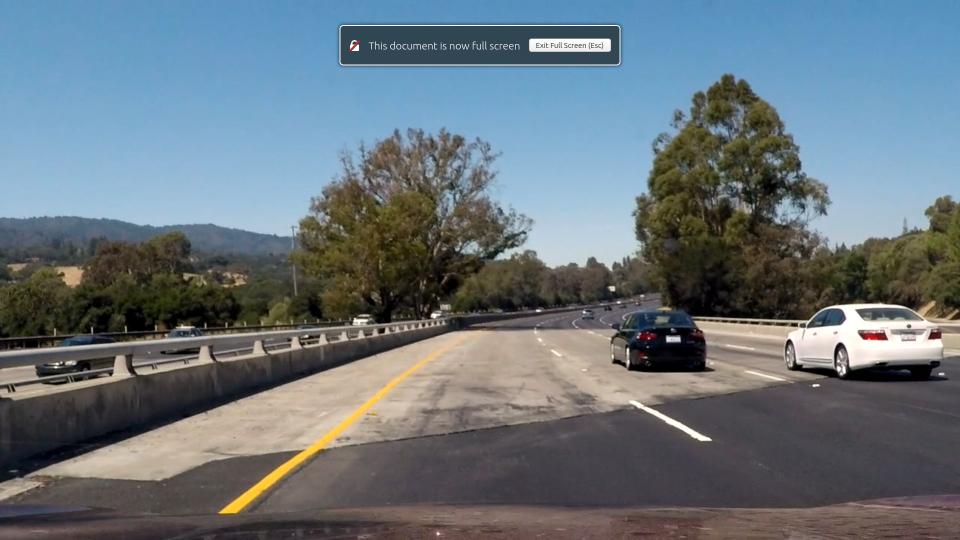
#> input picture test_images/challenge.png, 1920 x 1080 px (shown at 1/2 size); its folder holds only this picture in this run
$ python findline.py
#> lines starting #> are read from the running program, lines starting #| are printed output that depends on the picture; after the words box and inside, x2 and y2 are one past the last pixel; in counts of white or black regions, pixels touching at a corner belong together
import os
import matplotlib.pyplot as plt
import numpy as np
import cv2

class line_finder:
    def __init__(self):
        self.fit_left_avg_old = np.array([])
        self.fit_right_avg_old = np.array([])

    def fit_coordinate(self, image, fit_parameters):
        slope, intercept = fit_parameters
        y1 = image.shape[0]
        y2 = int(y1*0.6)
        x1 = int((y1-intercept)//slope)
        x2 = int((y2-intercept)//slope)
        return np.array([x1, y1, x2, y2])

    def average_slope_intercept(self, image, lines):
        fit_right = []
        fit_left = []
        fit_left_avg = np.array([])
        fit_right_avg = np.array([])

        # use np.polyfit to find slope and intercept
        for line in lines:
            for x1, y1, x2, y2 in line:
                slope, intercept = np.polyfit((x1, x2), (y1, y2), 1)
                # slope filter
                slope_threthold = 0.4
                if slope > slope_threthold:
                    fit_right.append((slope, intercept))
                elif slope < -slope_threthold:
                    fit_left.append((slope, intercept))
        if fit_left:
            fit_left_avg = np.average(fit_left, axis=0)
        if fit_right:
            fit_right_avg = np.average(fit_right, axis=0)
        # smooth  the move with fit_xx_avg_old
        """ if there's new and old, return avg(new,old) line
            if there's only new, return new line
            if there's only old, return old line
            if there's nothing, return default line
        """
        if (fit_left_avg.size == 0) and self.fit_left_avg_old.size != 0:
            fit_left_avg = self.fit_left_avg_old.copy()
            left_line = self.fit_coordinate(image, fit_left_avg)
        elif fit_left_avg.size != 0:
            if self.fit_left_avg_old.size != 0:
                fit_left_avg = np.average(
                    (fit_left_avg, self.fit_left_avg_old), axis=0, weights=[2, 8])
            self.fit_left_avg_old = fit_left_avg.copy()
            left_line = self.fit_coordinate(image, fit_left_avg)
        else:
            left_line = self.fit_coordinate(image, np.array([-1.0, 700]))

        if fit_right_avg.size == 0 and self.fit_right_avg_old.size != 0:
            fit_right_avg = self.fit_right_avg_old.copy()
            right_line = self.fit_coordinate(image, fit_right_avg)
        elif fit_right_avg.size != 0:
            if self.fit_right_avg_old.size != 0:
                fit_right_avg = np.average(
                    (fit_right_avg, self.fit_right_avg_old), axis=0, weights=[2, 8])
            self.fit_right_avg_old = fit_right_avg.copy()
            right_line = self.fit_coordinate(image, fit_right_avg)
        else:
            right_line = self.fit_coordinate(image, np.array([1.0, 0]))

        return np.array([left_line, right_line])

    def draw_lines(self, lines, image, color, weight):
        for line in lines:
            x1, y1, x2, y2 = line
            cv2.line(image, (x1, y1), (x2, y2), color, weight)
        return image

    def traffic_line(self, image_input):
        # Read in and grayscale the image
        image = image_input
        gray = cv2.cvtColor(image, cv2.COLOR_RGB2GRAY)
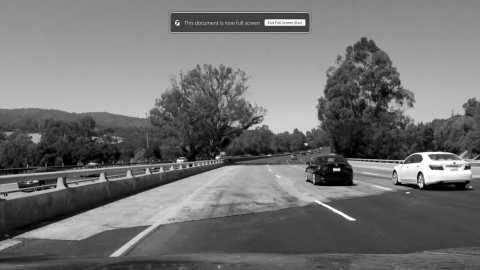
#> gray: shape (1080, 1920) (shown at 1/4 size); min 0, max 255, mean 113.5
        # Define a kernel size and apply Gaussian smoothing
        kernel_size = 3
        blur_gray = cv2.GaussianBlur(gray, (kernel_size, kernel_size), 0)

        # Define our parameters for Canny and apply
        low_threshold = 50  # 50
        high_threshold = 180  # 180
        edges = cv2.Canny(blur_gray, low_threshold,
                          high_threshold, L2gradient=True)
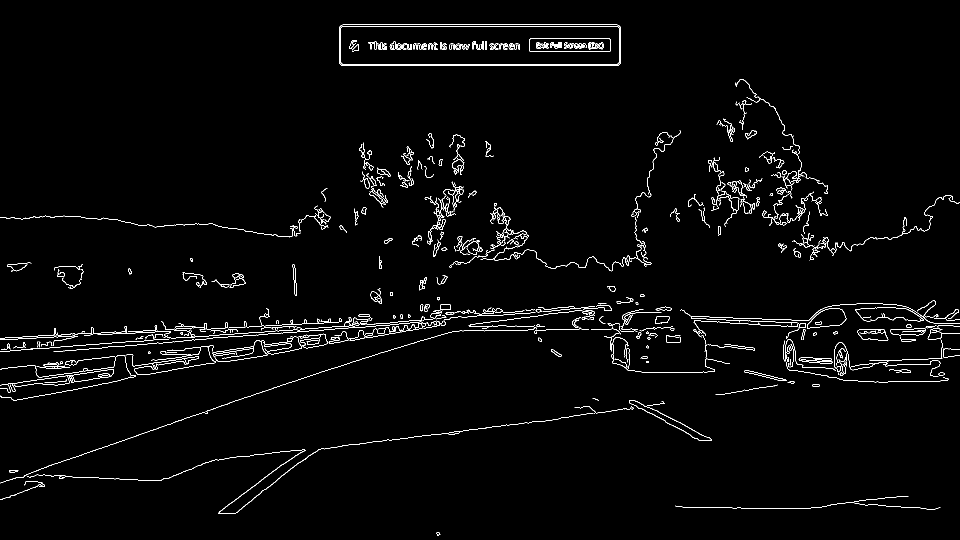
#> edges: shape (1080, 1920) (shown at 1/2 size); 2% white in thin lines or dots

        mask = np.zeros_like(edges)
        ignore_color = 255
        imshape = image.shape
        y_high = int(imshape[0]*0.6) + 10
        vertices = np.array([[(0+int(imshape[1]*0.05), int(imshape[0])),
                              (imshape[1]/2 - imshape[1]/16, y_high),
                              (imshape[1]/2 + imshape[1]/16, y_high),
                              (imshape[1]-int(imshape[1]*0.05), int(imshape[0]))]], dtype=np.int32)
        cv2.fillPoly(mask, vertices, ignore_color)
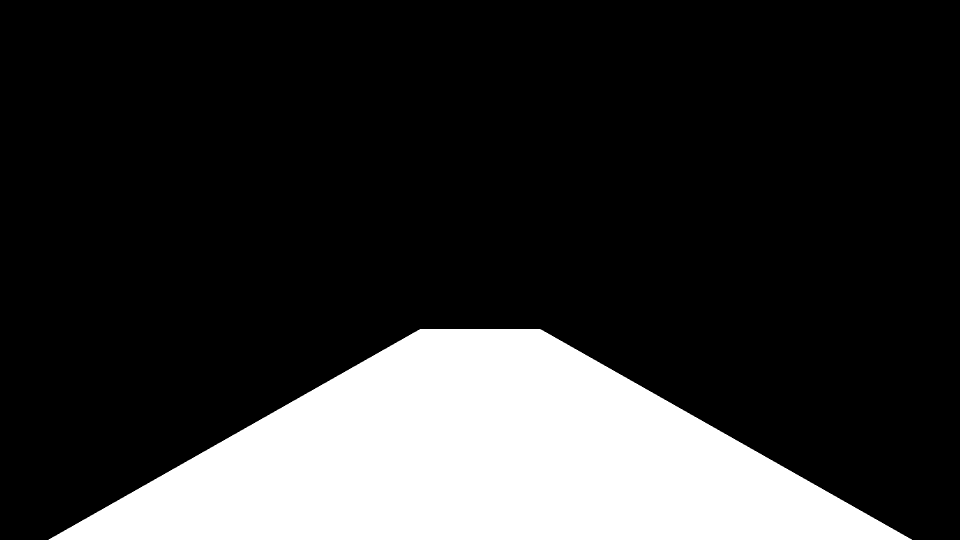
#> mask: shape (1080, 1920) (shown at 1/2 size); 20% white; 1 white region, box (x1, y1, x2, y2) and area: (97, 658, 1824, 1080) 415570
        masked_edges = cv2.bitwise_and(edges, mask)
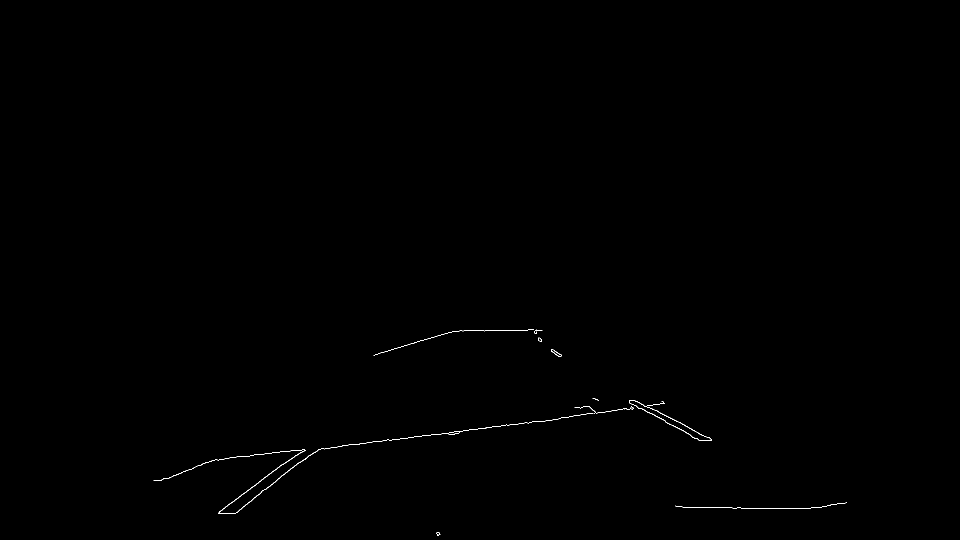
#> masked_edges: shape (1080, 1920) (shown at 1/2 size); 0.15% white in thin lines or dots, all inside (x1, y1, x2, y2) = (307, 658, 1694, 1071)

        # Define the Hough transform parameters
        # Make a blank the same size as our image to draw on
        rho = 1
        theta = (np.pi/180)
        threshold = 20
        min_line_length = 5
        max_line_gap = 3
        line_image = np.copy(image)*0  # creating a blank to draw lines on
#> line_image: shape (1080, 1920, 3); every value is 0

        # Run Hough on edge detected image
        lines = cv2.HoughLinesP(masked_edges, rho, theta, threshold, np.array(
            []), min_line_length, max_line_gap)
#> lines = 81 rows, first 6: [905, 864, 961, 857], [1037, 847, 1052, 845], [490, 912, 502, 911], [690, 890, 712, 888], [1482, 1016, 1621, 1016], [1138, 833, 1163, 829]

        # ployfit() -- slope,b -- fit_right(+),fit_left(-) -- find points in vertices -- cv2.line
        fit_lines = self.average_slope_intercept(image, lines)
#> the loop in average_slope_intercept, `for line in lines:` made 81 passes
#> after the loop in average_slope_intercept, `for line in lines:`: fit_left = [(-0.754, 1354.2), (-0.806, 1406.2), (-0.836, 1420.6), (-0.65, 1313.3), (-0.632, 1285), (-0.4, 1090), (-0.846, 1427.8), (-0.821, 1413.8), (-0.545, 1233.7), (-0.692, 1340.1)]; fit_right = [(0.512, 150.6), (0.491, 177.6), (0.529, 137.8), (0.559, 97.82), (0.571, 81.29), (0.556, 103.8), (0.455, 223.7), (0.444, 237.4), (0.533, 132.1), (0.455, 225.4), (0.526, 142.3), (0.5, 178.5), (1, -403), (0.632, 1.74), (0.7, -69.2), (0.687, -61.37), (0.647, -12.06), (0.5, 168)]
#> in average_slope_intercept, `fit_left_avg = np.average(fit_left, axis=0)`: fit_left_avg = [-0.698, 1328.5]
#> in average_slope_intercept, `fit_right_avg = np.average(fit_right, axis=0)`: fit_right_avg = [0.572, 84.02]
#> in average_slope_intercept, `self.fit_left_avg_old = fit_left_avg.copy()`: self.fit_left_avg_old = [-0.698, 1328.5]
#> in fit_coordinate, `slope, intercept = fit_parameters`: slope = -0.698; intercept = 1328.5
#> in fit_coordinate, `x1 = int((y1-intercept)//slope)`: x1 = 355
#> in fit_coordinate, `x2 = int((y2-intercept)//slope)`: x2 = 974
#> in average_slope_intercept, `left_line = self.fit_coordinate(image, fit_left_avg)`: left_line = [355, 1080, 974, 648]
#> in average_slope_intercept, `self.fit_right_avg_old = fit_right_avg.copy()`: self.fit_right_avg_old = [0.572, 84.02]
#> in average_slope_intercept, `right_line = self.fit_coordinate(image, fit_right_avg)`: right_line = [1740, 1080, 985, 648]
#> fit_lines = [[355, 1080, 974, 648], [1740, 1080, 985, 648]]

        line_image = self.draw_lines(fit_lines, line_image, (255,0,0), 10) # show traffic line
#> the loop in draw_lines, `for line in lines:` made 2 passes
        # line_image = self.draw_lines([x[0] for x in lines], line_image,(0,255,0), 3) # show Houghline
        # line_image = self.draw_lines((vertices.reshape(2,4)[1],vertices.reshape(2,4)[0]),line_image,(255,255,0), 3) # show vertices

        # Create a "color" binary image to combine with line image
        color_edges = np.dstack((edges, edges, edges))
#> color_edges: shape (1080, 1920, 3); 2% white in thin lines or dots

        # Draw the lines on the edge image
        color_image = True
        if color_image:
            image_output = cv2.addWeighted(
                image, 0.8, line_image, 1, 0)  # color image
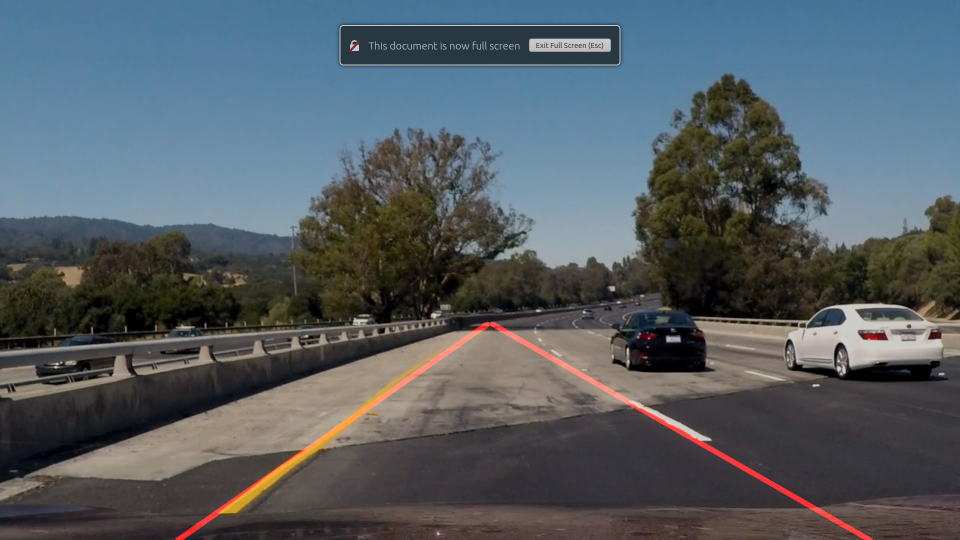
#> image_output: shape (1080, 1920, 3) (shown at 1/2 size); mean R, G, B 84.7, 92.9, 98.7
        else:
            image_output = cv2.addWeighted(
                color_edges, 0.8, line_image, 1, 0)  # no color image
        return image_output


def main():
    test_images = os.listdir("test_images/")
    for i, x in enumerate(test_images):
        image_input = cv2.cvtColor(cv2.imread("test_images/"+x), cv2.COLOR_BGR2RGB)
        image_processing = line_finder()
        image_output = image_processing.traffic_line(image_input)
        plt.subplot(3, 3, i+1)
        plt.imshow(image_output, aspect='auto')
    plt.show()


if __name__ == "__main__":
    main()

$ run again, on test_images/solidYellowCurve2.jpg
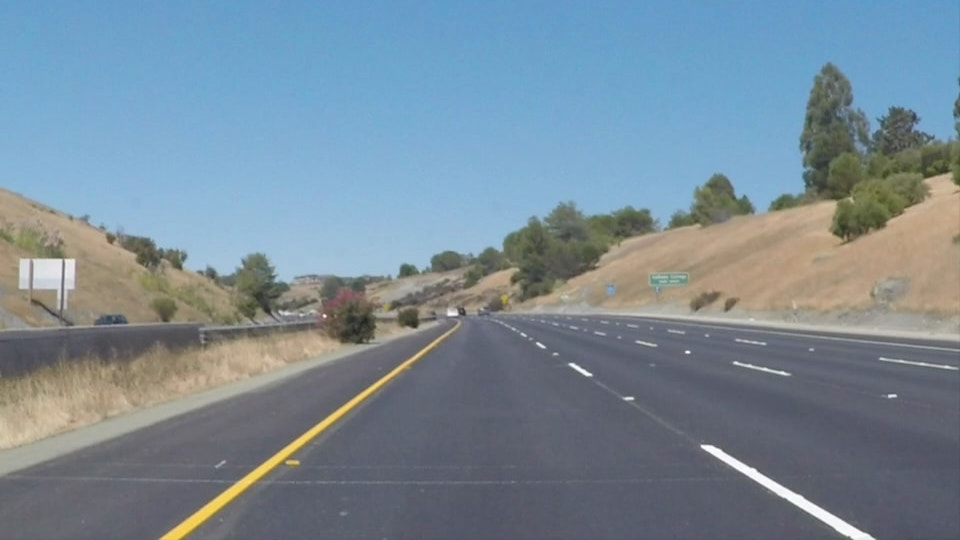
#> input picture test_images/solidYellowCurve2.jpg, 960 x 540 px
#> in traffic_line, `edges = cv2.Canny(blur_gray, low_threshold, high_threshold, L2gradient..`:
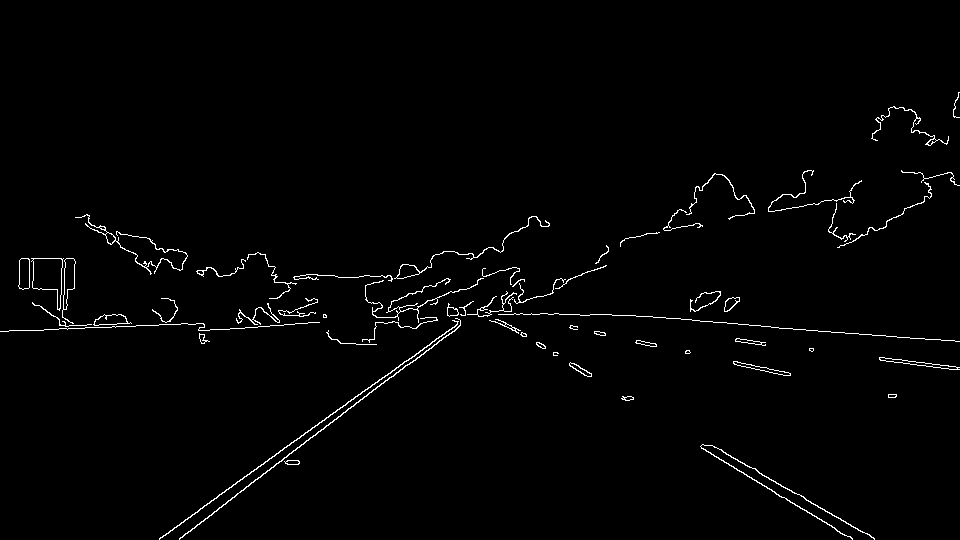
#> edges: shape (540, 960); 1.5% white in thin lines or dots, all inside (x1, y1, x2, y2) = (0, 92, 960, 540)
#> mask: shape (540, 960); 19.6% white; 1 white region, box (x1, y1, x2, y2) and area: (49, 334, 912, 540) 101518
#> masked_edges: shape (540, 960); 0.32% white in thin lines or dots, all inside (x1, y1, x2, y2) = (159, 334, 875, 540)
#> line_image: shape (540, 960, 3); every value is 0
#> lines = 21 rows, first 6: [317, 425, 443, 334], [159, 539, 382, 377], [712, 445, 874, 538], [237, 493, 448, 334], [179, 538, 340, 416], [701, 448, 836, 529]
#> the loop in average_slope_intercept, `for line in lines:` made 21 passes
#> after the loop in average_slope_intercept, `for line in lines:`: fit_left = [(-0.722, 653.9), (-0.726, 654.5), (-0.754, 671.6), (-0.758, 673.6), (-0.764, 675.7), (-0.771, 679.8), (-0.724, 654.2), (-0.761, 673)]; fit_right = [(0.574, 36.26), (0.6, 27.4), (0.577, 34.88), (0.571, 36.29), (0.579, 32.95), (0.687, -27.19), (0.667, -18.67), (0.556, 44.67), (0.5, 76), (0.571, 38.43), (0.625, 6.37), (0.575, 48.1), (0.6, 27.8)]
#> fit_left_avg = [-0.748, 667.1]
#> fit_right_avg = [0.591, 27.95]
#> self.fit_left_avg_old = [-0.748, 667.1]
#> slope = -0.748; intercept = 667.1
#> in fit_coordinate, `x1 = int((y1-intercept)//slope)`: x1 = 169
#> in fit_coordinate, `x2 = int((y2-intercept)//slope)`: x2 = 458
#> left_line = [169, 540, 458, 324]
#> self.fit_right_avg_old = [0.591, 27.95]
#> right_line = [866, 540, 500, 324]
#> fit_lines = [[169, 540, 458, 324], [866, 540, 500, 324]]
#> the loop in draw_lines, `for line in lines:` made 2 passes
#> in traffic_line, `image_output = cv2.addWeighted( image, 0.8, line_image, 1, 0)`:
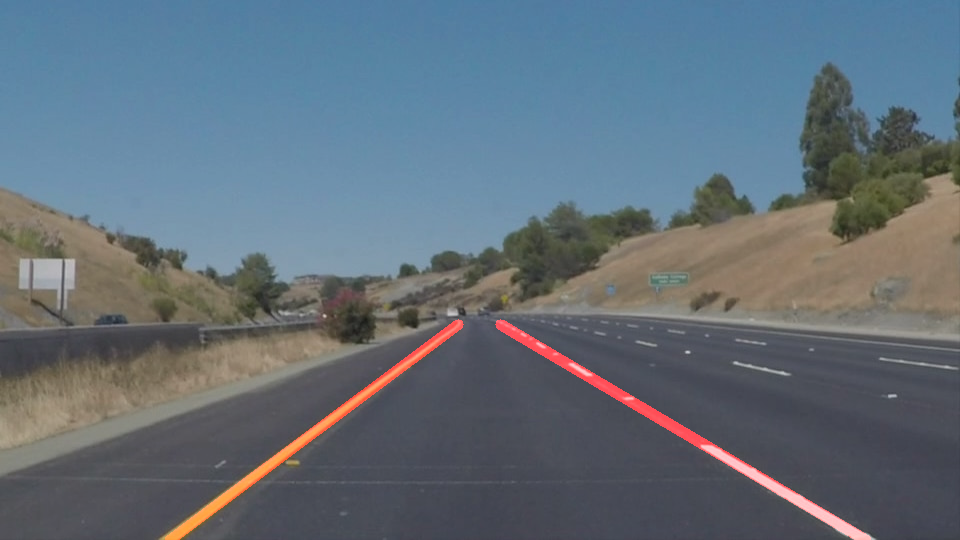
#> image_output: shape (540, 960, 3); mean R, G, B 98.6, 110.9, 121.2

$ run again, on test_images/solidYellowLeft.jpg
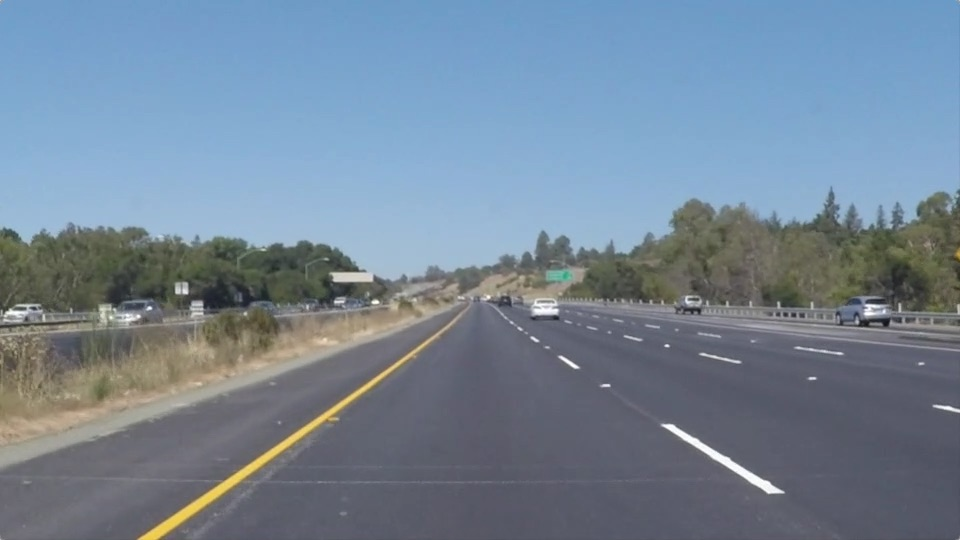
#> input picture test_images/solidYellowLeft.jpg, 960 x 540 px
#> in traffic_line, `edges = cv2.Canny(blur_gray, low_threshold, high_threshold, L2gradient..`:
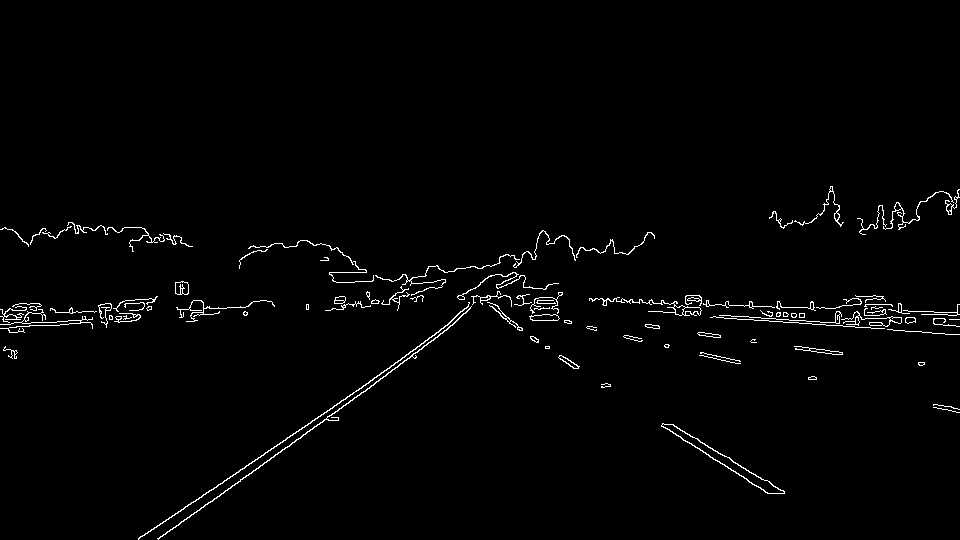
#> edges: shape (540, 960); 1.6% white in thin lines or dots, all inside (x1, y1, x2, y2) = (0, 186, 960, 540)
#> mask: shape (540, 960); 19.6% white; 1 white region, box (x1, y1, x2, y2) and area: (49, 334, 912, 540) 101518
#> masked_edges: shape (540, 960); 0.29% white in thin lines or dots, all inside (x1, y1, x2, y2) = (138, 334, 785, 540)
#> line_image: shape (540, 960, 3); every value is 0
#> lines = 23 rows, first 6: [138, 538, 368, 383], [158, 539, 285, 447], [196, 512, 438, 336], [665, 427, 767, 493], [766, 480, 771, 483], [532, 336, 538, 340]
#> the loop in average_slope_intercept, `for line in lines:` made 23 passes
#> after the loop in average_slope_intercept, `for line in lines:`: fit_left = [(-0.674, 631), (-0.724, 653.5), (-0.727, 654.5), (-0.682, 632.7), (-0.72, 651.8), (-0.697, 637.2), (-0.667, 625.3), (-0.739, 659.9), (-0.647, 618), (-0.725, 653)]; fit_right = [(0.647, -3.29), (0.6, 20.4), (0.667, -18.67), (0.606, 16.97), (0.603, 18.82), (0.611, 12.17), (0.688, -26.63), (0.647, -3.94), (0.609, 15.52), (0.667, -15.67), (0.667, -18.67), (0.545, 64.36), (0.632, -0.0526)]
#> fit_left_avg = [-0.7, 641.7]
#> fit_right_avg = [0.63, 4.72]
#> self.fit_left_avg_old = [-0.7, 641.7]
#> slope = -0.7; intercept = 641.7
#> in fit_coordinate, `x1 = int((y1-intercept)//slope)`: x1 = 145
#> in fit_coordinate, `x2 = int((y2-intercept)//slope)`: x2 = 453
#> left_line = [145, 540, 453, 324]
#> self.fit_right_avg_old = [0.63, 4.72]
#> right_line = [849, 540, 506, 324]
#> fit_lines = [[145, 540, 453, 324], [849, 540, 506, 324]]
#> the loop in draw_lines, `for line in lines:` made 2 passes
#> in traffic_line, `image_output = cv2.addWeighted( image, 0.8, line_image, 1, 0)`:
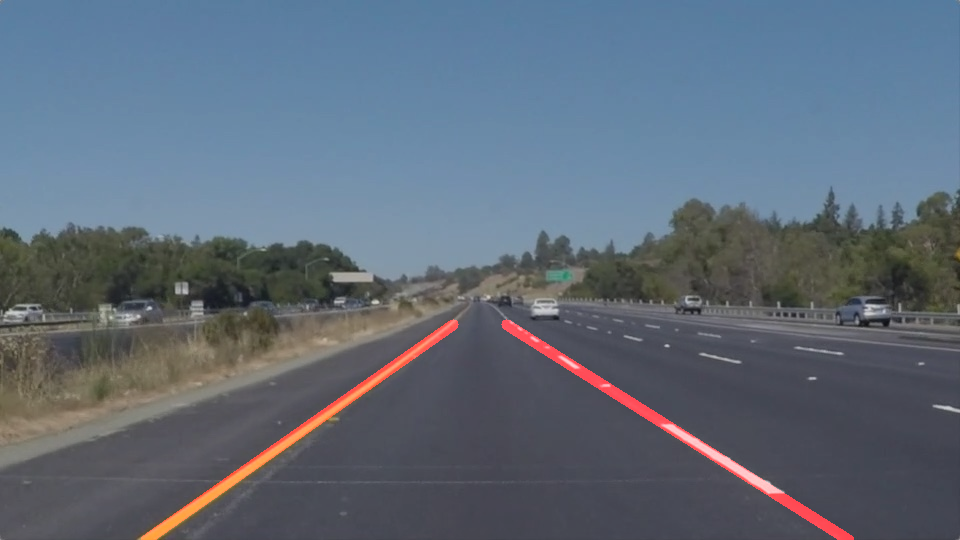
#> image_output: shape (540, 960, 3); mean R, G, B 95.3, 106.9, 120.6
